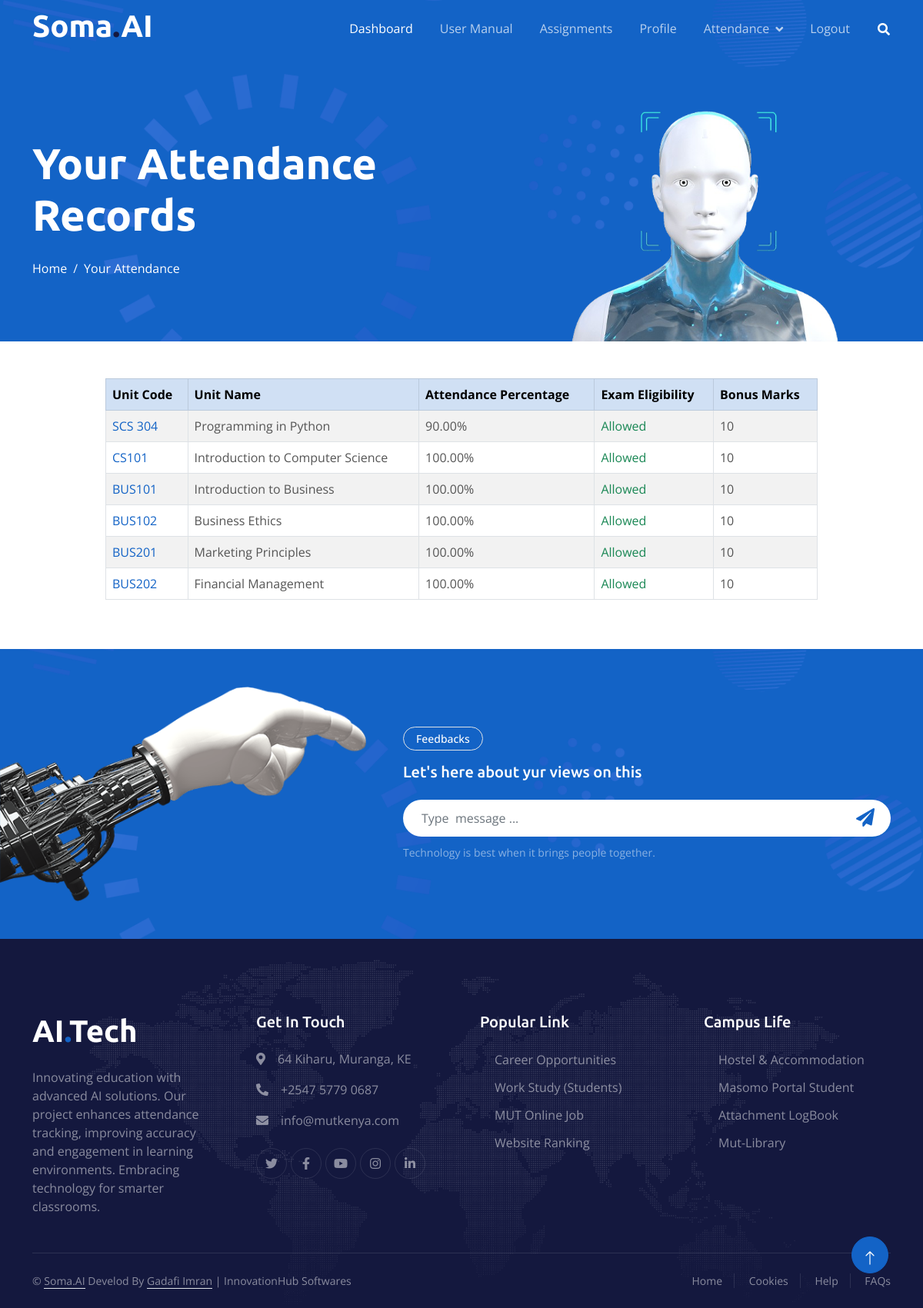
The page /loged_in_attendance/ (signed in) on the database as committed earlier.
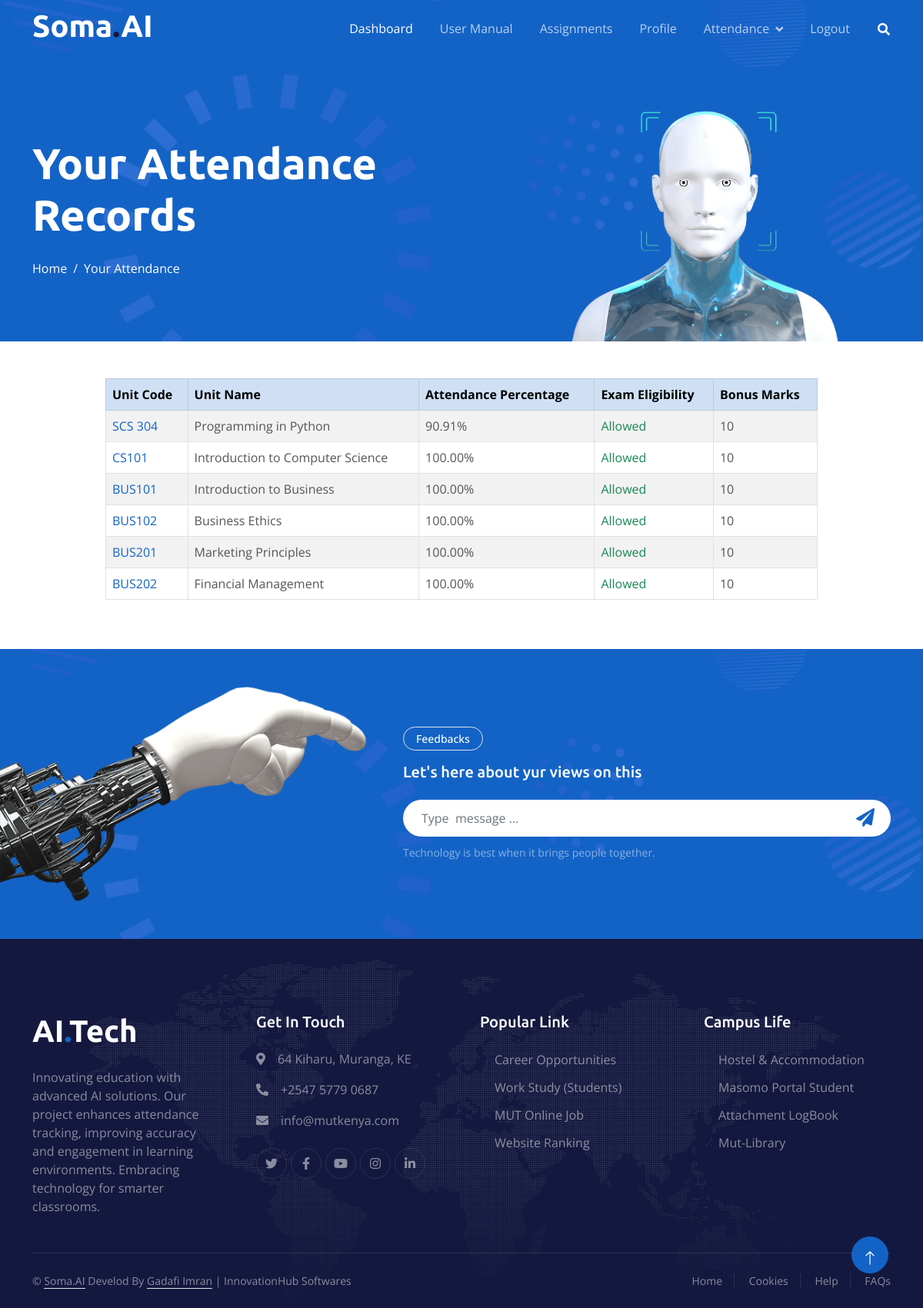
The same page on the database as committed later.
### attendance/models.py (models this page shows, shortened)
class Unit(models.Model):
    unit_code = models.CharField(max_length=10, unique=True)
    unit_name = models.CharField(max_length=200)
    course = models.CharField(max_length=200)  # Assuming this is just the name of the course here
    semester = models.CharField(max_length=20)  # e.g., 'Semester 1', 'Semester 2'
    year_of_study = models.IntegerField()  # e.g., 1st year, 2nd year, etc.
    lecturer = models.ForeignKey(LecturerProfile, on_delete=models.CASCADE, limit_choices_to={'role': 'lecturer'})
    current_week = models.CharField(max_length=2,null=True, blank=False, default='1')  # Tracks the current week students can sign for

### attendance/views.py (the view)
# urls.py: path('loged_in_attendance/', views.student_attendance, name='student_attendance'), # attendances for logged in user student
def student_attendance(request):
    if request.user.is_authenticated:
        try:
            student_profile = StudentProfile.objects.get(user_name=request.user.username)
            student = Student.objects.get(profile=student_profile)
            attendance_records = Attendance.objects.filter(student=student).select_related('unit')
            unique_units = {record.unit for record in attendance_records}
            unit_attendance_info = {}
            for unit in unique_units:
                unit_records = attendance_records.filter(unit=unit)
                total_classes = unit_records.count()
                attended_classes = unit_records.filter(present=True).count()
                if total_classes > 0:
                    attendance_percentage = (attended_classes / total_classes) * 100
                    eligible_for_exams = attendance_percentage >= 60
                    bonus_marks = 10 if eligible_for_exams else 0
                    unit_attendance_info[unit] = {
                        'attendance_percentage': round(attendance_percentage, 2),  # Round to 2 decimal places
                        'eligible_for_exams': eligible_for_exams,
                        'bonus_marks': bonus_marks,
                    }
            context = {
                'unique_units': unique_units,
                'unit_attendance_info': unit_attendance_info,  # Include attendance information
            }
            return render(request, 'student_attendance.html', context)
        except StudentProfile.DoesNotExist:
            return render(request, 'student_attendance.html', {'error': 'Student profile not found.'})
        except Student.DoesNotExist:
            return render(request, 'student_attendance.html', {'error': 'Student not found.'})
    else:
        return render(request, 'student_attendance.html', {'error': 'User not authenticated.'})

### attendance/templatetags/custom_filters.py (called while the page is built)
@register.filter
def get_item(dictionary, key):
    return dictionary.get(key)

### templates/student_attendance.html (shortened to what this page needs)
{% extends 'base.html' %}
{% load static %}
{% load custom_filters %}
{% block content %}
 <div class="container-fluid pt-5 bg-primary hero-header">
    <div class="container pt-5">
        <div class="row g-5 pt-5">
            <div class="col-lg-6 align-self-center text-center text-lg-start mb-lg-5">
                <h1 class="display-4 text-white mb-4 animated slideInRight">Your Attendance Records</h1>
                <nav aria-label="breadcrumb">
                    <ol class="breadcrumb justify-content-center justify-content-lg-start mb-0">
                        <li class="breadcrumb-item"><a class="text-white" href="#">Home</a></li>
                        <li class="breadcrumb-item text-white active" aria-current="page">Your Attendance </li>
                    </ol>
                </nav>
            </div>
            <div class="col-lg-6 align-self-end text-center text-lg-end">
                <img class="img-fluid" src="{% static 'img/hero-img.png' %}" alt="" style="max-height: 300px;">
            </div>
        </div>
    </div>
</div>
<div class="container py-5">
    <div class="row justify-content-center">
        <div class="col-lg-10">
            {% if unique_units %}
            <div class="table-responsive">
                <table class="table table-bordered table-striped">
                    <thead class="table-primary">
                        <tr>
                            <th>Unit Code</th>
                            <th>Unit Name</th>
                            <th>Attendance Percentage</th>
                            <th>Exam Eligibility</th>
                            <th>Bonus Marks</th>
                        </tr>
                    </thead>
                    <tbody>
                        {% for unit in unique_units %}
                            <tr>
                                <td><a href="{% url 'unit_attendance' unit.id %}" class="text-primary">{{ unit.unit_code }}</a></td>
                                <td>{{ unit.unit_name }}</td>
                                {% with unit_attendance_info|get_item:unit as info %}
                                    <td>{{ info.attendance_percentage|floatformat:2 }}%</td>
                                    <td>
                                        {% if info.eligible_for_exams %}
                                            <span class="text-success">Allowed</span>
                                        {% else %}
                                            <span class="text-danger">Not Allowed</span>
                                        {% endif %}
                                    </td>
                                    <td>
                                        {% if info.eligible_for_exams %}
                                            {{ info.bonus_marks }}
                                        {% else %}
                                            N/A
                                        {% endif %}
                                    </td>
                                {% endwith %}
                            </tr>
                        {% endfor %}
                    </tbody>
                </table>
            </div>
            {% else %}
                <p>No attendance records found.</p>
            {% endif %}
        </div>
      </div>
    </div>
{% endblock %}

Rows that differ between the two databases and show on the page:
changed Unit "SCS 304": attendance_percentage "90.00" → "90.91"
